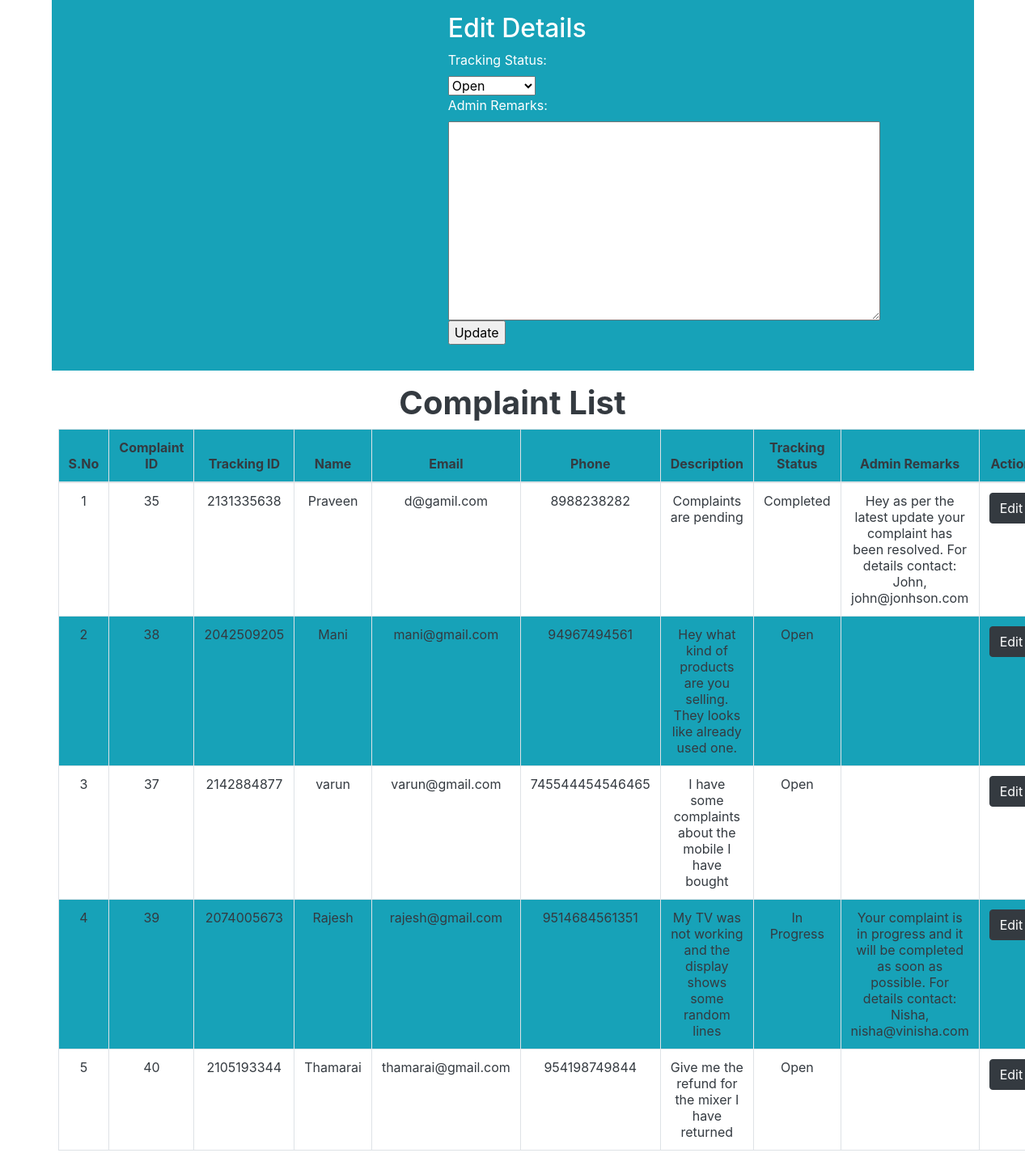
Screenshot of /complaint_list_form.php?complaint_id=38 with the database file from the repository.
### tables this page shows
CREATE TABLE IF NOT EXISTS `complaint_info` (
  `complaint_id` int NOT NULL AUTO_INCREMENT,
  `tracking_id` int NOT NULL,
  `name` varchar(20) NOT NULL,
  `email` varchar(25) NOT NULL,
  `phone` varchar(15) NOT NULL,
  `description` varchar(250) NOT NULL,
  `tracking_status` varchar(13) NOT NULL,
  `admin_remarks` text NOT NULL,
  `ip_address` varchar(16) NOT NULL,
  `complaint_raise_date` date NOT NULL,
  `complaint_update_date` date NOT NULL,
  PRIMARY KEY (`complaint_id`),
  UNIQUE KEY `tracking_id` (`tracking_id`)
);

### complaint_list.php (the view, shortened to what this page needs)
<head>
  <link rel="stylesheet" href="https://stackpath.bootstrapcdn.com/bootstrap/4.5.2/css/bootstrap.min.css">
 </head>
<?php
	$sql = "SELECT * FROM complaint_info";
	$result = $conn->query($sql);
	if ($result->num_rows > 0) {
	?>
		<div class="container p-2  text-dark  text-left" style="width:50% table-responsive" >
			<h1 class="text-center"><b>Complaint List</b></h1>
			<table class="table custom-table table-bordered table-striped text-center bg-info text-dark" ">
				<thead class="text-dark">
					<tr>
						<th>S.No</th>
						<th>Complaint ID</th>
						<th>Tracking ID</th>
						<th>Name</th>
						<th>Email</th>
						<th>Phone</th>
						<th>Description</th>
						<th>Tracking Status</th>
						<th>Admin Remarks</th>
						<th>Action</th>
					</tr>
				</thead>
			<?php
				$record_counter = 1;
				while ($row = $result->fetch_assoc()) { ?>
					<tr class="text-dark">
						<td align="center" ><?php echo $record_counter++ ?></td>
						<td><?php echo $row["complaint_id"] ?></td>
						<td><?php echo $row["tracking_id"] ?></td>
						<td><?php echo $row["name"] ?></td>
						<td><?php echo $row["email"] ?></td>
						<td><?php echo $row["phone"] ?></td>
						<td><?php echo $row["description"] ?></td>
						<td><?php echo $row["tracking_status"] ?></td>
						<td><?php echo $row["admin_remarks"] ?></td>
						<td>
							<a href="complaint_list_form.php?complaint_id=<?php echo $row["complaint_id"] ?>" class="btn btn-dark">Edit</a>
						</td>
					</tr>
				<?php }
			?>
		</table>
	<?php } ?>

### complaint_list.php (style rules this page uses)
.custom-table tbody tr:nth-child(odd) { background-color: #ffffff; color: white; }

### rows the page displays
complaint_info: complaint_id "35", tracking "2131335638", name "Praveen", email "d@gamil.com", phone "8988238282", description "Complaints are pending", tracking_status "Completed", admin_remarks "Hey as per the latest update your complaint has been resolved. For details contact: John, john@jonhson.com"
complaint_info: complaint_id "38", tracking "2042509205", name "Mani", email "mani@gmail.com", phone "94967494561", description "Hey what kind of products are you selling. They looks like already used one.", tracking_status "Open"
complaint_info: complaint_id "37", tracking "2142884877", name "varun", email "varun@gmail.com", phone "745544454546465", description "I have some complaints about the mobile I have bought", tracking_status "Open"
complaint_info: complaint_id "39", tracking "2074005673", name "Rajesh", email "rajesh@gmail.com", phone "9514684561351", description "My TV was not working and the display shows some random lines", tracking_status "In Progress", admin_remarks "Your complaint is in progress and it will be completed as soon as possible. For details contact: Nisha, nisha@vinisha.com"
complaint_info: complaint_id "40", tracking "2105193344", name "Thamarai", email "thamarai@gmail.com", phone "954198749844", description "Give me the refund for the mixer I have returned", tracking_status "Open"

### other values shown
form field tracking_status "Open"
